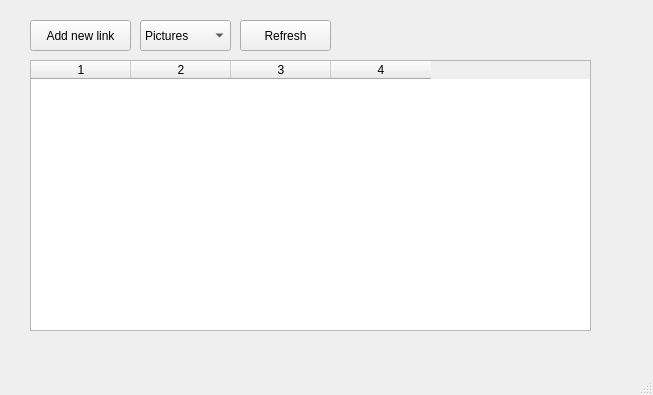
<?xml version="1.0" encoding="UTF-8"?>
<ui version="4.0">
 <class>MainWindow</class>
 <widget class="QMainWindow" name="MainWindow">
  <property name="geometry">
   <rect>
    <x>0</x>
    <y>0</y>
    <width>653</width>
    <height>395</height>
   </rect>
  </property>
  <property name="windowTitle">
   <string>MainWindow</string>
  </property>
  <widget class="QWidget" name="centralwidget">
   <widget class="QPushButton" name="btnAddLink">
    <property name="geometry">
     <rect>
      <x>30</x>
      <y>20</y>
      <width>101</width>
      <height>31</height>
     </rect>
    </property>
    <property name="text">
     <string>Add new link</string>
    </property>
   </widget>
   <widget class="QComboBox" name="inpType">
    <property name="geometry">
     <rect>
      <x>140</x>
      <y>20</y>
      <width>91</width>
      <height>31</height>
     </rect>
    </property>
    <item>
     <property name="text">
      <string>Pictures</string>
     </property>
    </item>
    <item>
     <property name="text">
      <string>Book</string>
     </property>
    </item>
    <item>
     <property name="text">
      <string>Document</string>
     </property>
    </item>
    <item>
     <property name="text">
      <string>Audio</string>
     </property>
    </item>
    <item>
     <property name="text">
      <string>Video</string>
     </property>
    </item>
    <item>
     <property name="text">
      <string>Project</string>
     </property>
    </item>
    <item>
     <property name="text">
      <string>Website</string>
     </property>
    </item>
   </widget>
   <widget class="QTableWidget" name="tbwLinks">
    <property name="geometry">
     <rect>
      <x>30</x>
      <y>60</y>
      <width>561</width>
      <height>271</height>
     </rect>
    </property>
    <property name="columnCount">
     <number>4</number>
    </property>
    <column/>
    <column/>
    <column/>
    <column/>
   </widget>
   <widget class="QPushButton" name="pushButton">
    <property name="geometry">
     <rect>
      <x>240</x>
      <y>20</y>
      <width>91</width>
      <height>31</height>
     </rect>
    </property>
    <property name="text">
     <string>Refresh</string>
    </property>
   </widget>
  </widget>
  <widget class="QMenuBar" name="menubar">
   <property name="geometry">
    <rect>
     <x>0</x>
     <y>0</y>
     <width>653</width>
     <height>26</height>
    </rect>
   </property>
  </widget>
  <widget class="QStatusBar" name="statusbar"/>
 </widget>
 <resources/>
 <connections/>
</ui>
